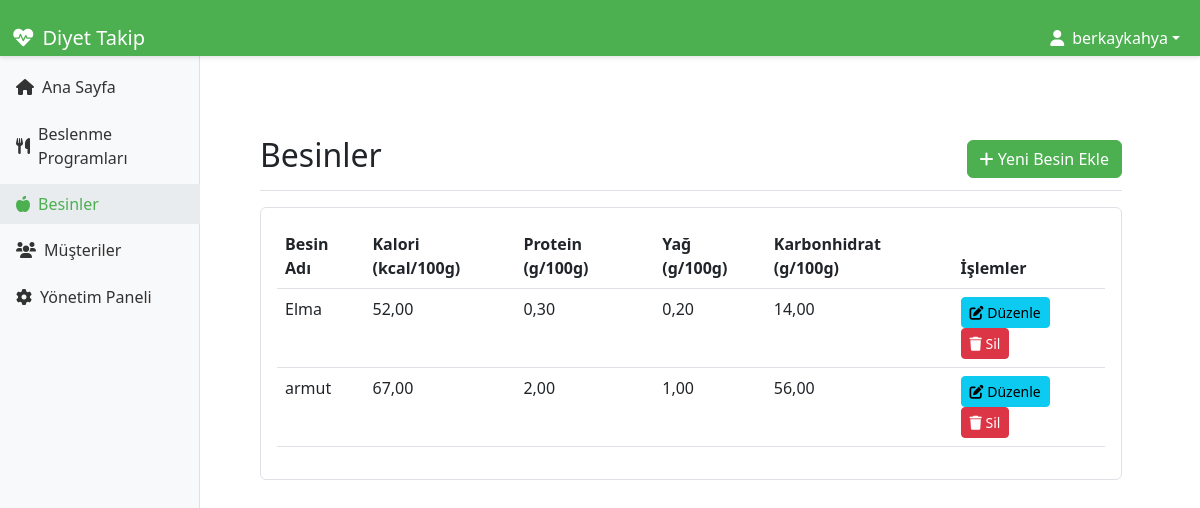
Page /meals/foods/ (signed in) on the earlier database version.
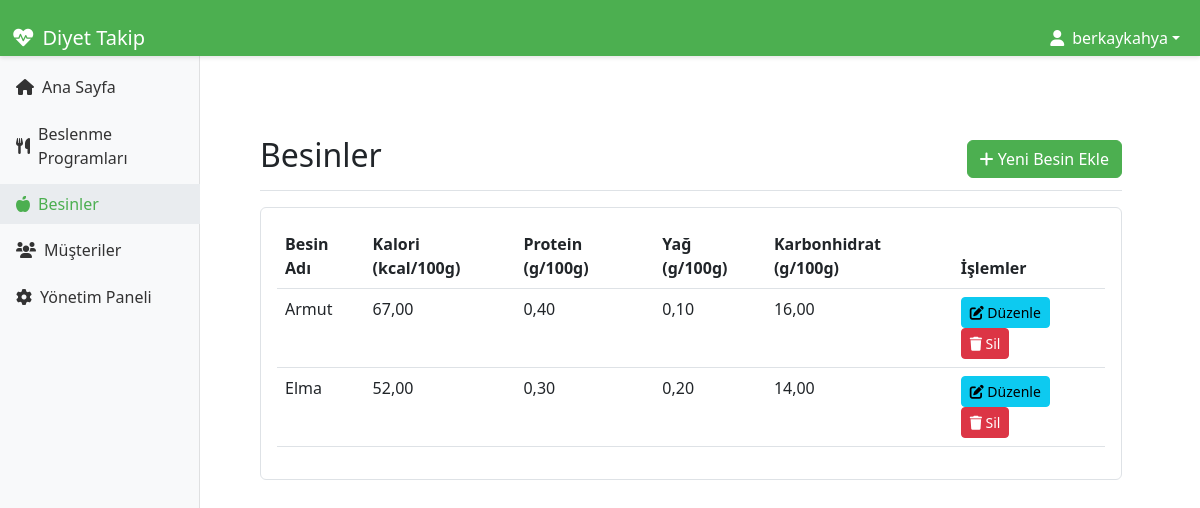
Same page on the later database version.
### meals/models.py (models this page shows, shortened)
class Food(models.Model):
    name = models.CharField(max_length=100, verbose_name="Besin Adı")
    calories = models.DecimalField(max_digits=6, decimal_places=2, verbose_name="Kalori (kcal/100g)")
    protein = models.DecimalField(max_digits=6, decimal_places=2, verbose_name="Protein (g/100g)")
    fat = models.DecimalField(max_digits=6, decimal_places=2, verbose_name="Yağ (g/100g)")
    carbs = models.DecimalField(max_digits=6, decimal_places=2, verbose_name="Karbonhidrat (g/100g)")
    created_at = models.DateTimeField(auto_now_add=True)
    updated_at = models.DateTimeField(auto_now=True)
    class Meta:
        verbose_name = "Besin"
        verbose_name_plural = "Besinler"
        ordering = ['name']

### meals/views.py (the view, shortened to what this page needs)
# urls.py: path('foods/', views.food_list, name='food_list'),
@login_required
def food_list(request):
    foods = Food.objects.all().order_by('name')
    return render(request, 'meals/food_list.html', {'foods': foods})

### templates/meals/food_list.html (shortened to what this page needs)
{% extends 'base.html' %}
{% load static %}
{% block extra_css %}
<link rel="stylesheet" href="{% static 'css/sidebar.css' %}">
{% endblock %}
{% block content %}
<div class="container-fluid">
    <div class="row">
        {% include 'includes/sidebar.html' %}
        <main class="col-md-9 ms-sm-auto col-lg-10 px-md-4">
            <div class="d-flex justify-content-between flex-wrap flex-md-nowrap align-items-center pt-3 pb-2 mb-3 border-bottom">
                <h1 class="h2">Besinler</h1>
                <button type="button" class="btn btn-primary" data-bs-toggle="modal" data-bs-target="#newFoodModal">
                    <i class="fas fa-plus"></i> Yeni Besin Ekle
                </button>
            </div>
            <div class="card">
                <div class="card-body">
                    <div class="table-responsive">
                        <table class="table table-hover">
                            <thead>
                                <tr>
                                    <th>Besin Adı</th>
                                    <th>Kalori (kcal/100g)</th>
                                    <th>Protein (g/100g)</th>
                                    <th>Yağ (g/100g)</th>
                                    <th>Karbonhidrat (g/100g)</th>
                                    <th>İşlemler</th>
                                </tr>
                            </thead>
                            <tbody>
                                {% for food in foods %}
                                <tr>
                                    <td>{{ food.name }}</td>
                                    <td>{{ food.calories }}</td>
                                    <td>{{ food.protein }}</td>
                                    <td>{{ food.fat }}</td>
                                    <td>{{ food.carbs }}</td>
                                    <td>
                                        <button class="btn btn-sm btn-info" onclick="editFood({{ food.id }})">
                                            <i class="fas fa-edit"></i> Düzenle
                                        </button>
                                        <button class="btn btn-sm btn-danger" onclick="deleteFood({{ food.id }})">
                                            <i class="fas fa-trash"></i> Sil
                                        </button>
                                    </td>
                                </tr>
                                {% empty %}
                                <tr>
                                    <td colspan="6" class="text-center">Henüz besin bulunmuyor.</td>
                                </tr>
                                {% endfor %}
                            </tbody>
                        </table>
                    </div>
                </div>
            </div>
        </main>
    </div>
</div>
{% endblock %}

Differences in the rows shown:
changed Food: name "armut" → "Armut"; protein "2,00" → "0,40"; fat "1,00" → "0,10"; carbs "56,00" → "16,00"; moves up the list
